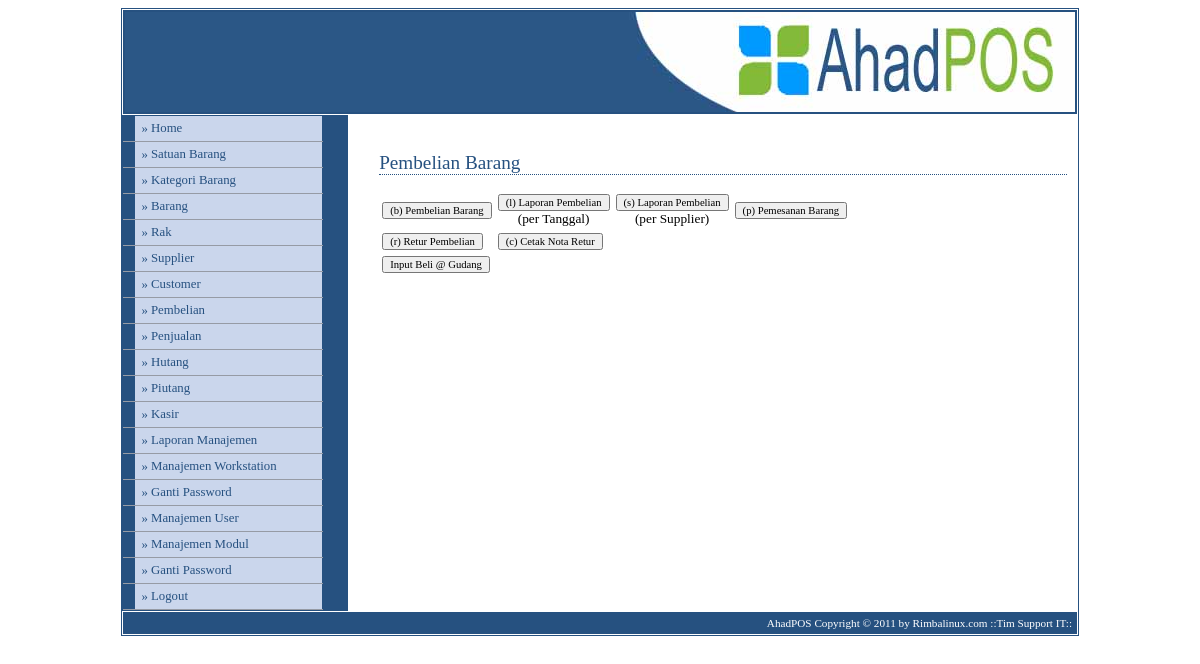
The page /sistem/media.php?module=pembelian_barang (signed in) on the database its author committed.
### tables this page shows
CREATE TABLE IF NOT EXISTS `modul` (
  `idModul` int(3) NOT NULL,
  `namaModul` varchar(50) DEFAULT NULL,
  `link` varchar(50) DEFAULT NULL,
  `publish` enum('Y','N') DEFAULT NULL,
  `idLevelUser` int(2) DEFAULT NULL,
  `urutan` int(3) DEFAULT NULL,
  `last_update` date DEFAULT NULL,
  PRIMARY KEY  (`idModul`)
);

### sistem/modul/mod_beli_barang.php (the view, shortened to what this page needs)
<?php
switch($_GET[act]){
    default:
        echo "<h2>Pembelian Barang</h2>
		<table>
		<tr>
                    <td>
			<form method=POST action='?module=pembelian_barang&act=pembelianbarang'>
			<input type=submit value='(b) Pembelian Barang' accesskey='b'>
			</form>
                    </td>
                    <td>
			<form method=POST action='?module=pembelian_barang&act=laporanpembeliantanggal'>
			<input type=submit value='(l) Laporan Pembelian' accesskey='l'><br /><center>(per Tanggal)</center>
			</form>
                    </td>
                    <td>
			<form method=POST action='?module=pembelian_barang&act=laporanpembelian'>
			<input type=submit value='(s) Laporan Pembelian' accesskey='s'><br /><center>(per Supplier)</center>
			</form>
                    </td>
                    <td>
			<form method=POST action='?module=pembelian_barang&act=pemesananbarang'>
			<input type=submit value='(p) Pemesanan Barang' accesskey='p'>
			</form>
                    </td>
		</tr>
		<tr>
                    <td>
			<form method=POST action='?module=pembelian_barang&act=returpembelian'>
			<input type=submit value='(r) Retur Pembelian' accesskey='r'>
			</form>
                    </td>
                    <td>
			<form method=POST action='?module=pembelian_barang&act=cetakretur'>
			<input type=submit value='(c) Cetak Nota Retur' accesskey='c'>
			</form>
                    </td>
		</tr>
		<tr>
                    <td>
			<form method=POST action='?module=pembelian_barang&act=inputeprocurement1'>
			<input type=submit value='Input Beli @ Gudang'>
			</form>
                    </td>
                    <td>
		</tr>
		</table>";
        break;
}
?>

### sistem/menu.php (shortened to what this page needs)
<?php
include "modul/function.php";
if ($_SESSION[leveluser]=='admin'){
  $sql="select namaModul,link from modul order by urutan ";
}
elseif ($_SESSION[leveluser]=='gudang'){
  $sql="select * from modul m, leveluser lu where m.idLevelUser = lu.idLevelUser and levelUser='gudang' and publish='Y' order by urutan";
}
elseif ($_SESSION[leveluser]=='kasir'){
  $sql="select * from modul m, leveluser lu where m.idLevelUser = lu.idLevelUser and levelUser='kasir' and publish='Y' order by urutan";
}
else{
  $sql="select * from modul m, leveluser lu where m.idLevelUser = lu.idLevelUser and levelUser='semua' and publish='Y' order by urutan";
}
$hasil = mysql_query($sql);
while ($data=mysql_fetch_array($hasil)){
  echo "<li><a href='$data[link]'>&#187; $data[namaModul]</a></li>";
}
$semua = mysql_query("select * from modul where idLevelUser = 1");
while ($dataSemua=mysql_fetch_array($semua)){
  echo "<li><a href='$dataSemua[link]'>&#187; $dataSemua[namaModul]</a></li>";
}
?>

### config/adminstyle.css (style rules this page uses)
body { font-family: Tahoma; }
#menu li { width: 200px; border-bottom: 1px solid #969BA5; margin: 0; padding: 0; font-size: 80%; vertical-align: bottom; }
#menu a:link, #menu a:visited { display: block; padding: 5px 5px 5px 0.5em; border-left: 12px solid #265180; border-right: 1px solid #265180; background-color: #CAD6EC; color: #265180; text-decoration: none; }
a:link,a:visited { color:#265180; }
h2 { font: normal 120% Georgia; color: #265180; background-color: transparent; border-bottom: 1px dotted #265180; }
table { border-collapse: collapse; }
form { font-size: 10pt; padding: 2px; }
input,textarea,select { font-family: Tahoma; font-size: 8pt; }

### rows shown on the page
modul: namaModul "Satuan Barang"
modul: namaModul "Kategori Barang"
modul: namaModul "Barang"
modul: namaModul "Rak"
modul: namaModul "Supplier"
modul: namaModul "Customer"
modul: namaModul "Pembelian"
modul: namaModul "Penjualan"
modul: namaModul "Hutang"
modul: namaModul "Piutang"
modul: namaModul "Kasir"
modul: namaModul "Laporan Manajemen"
modul: namaModul "Manajemen Workstation"
modul: namaModul "Ganti Password"
modul: namaModul "Manajemen User"
modul: namaModul "Manajemen Modul"
